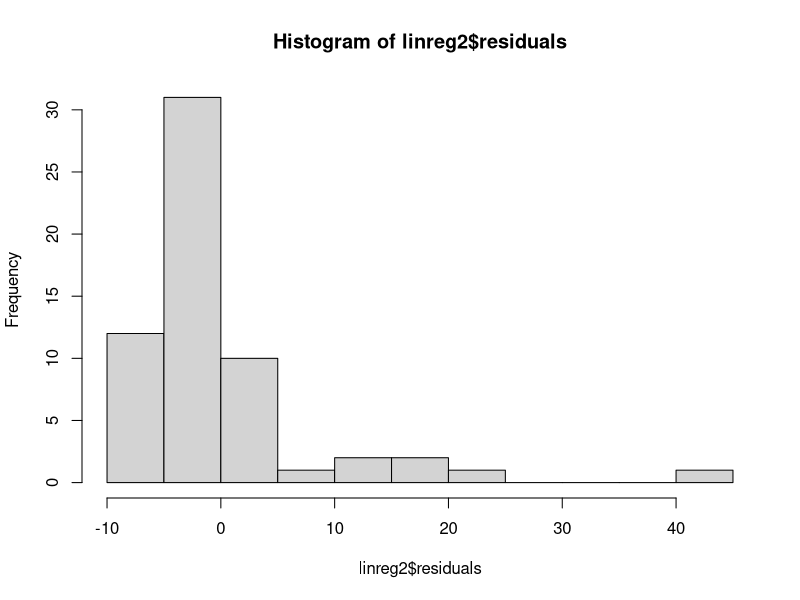
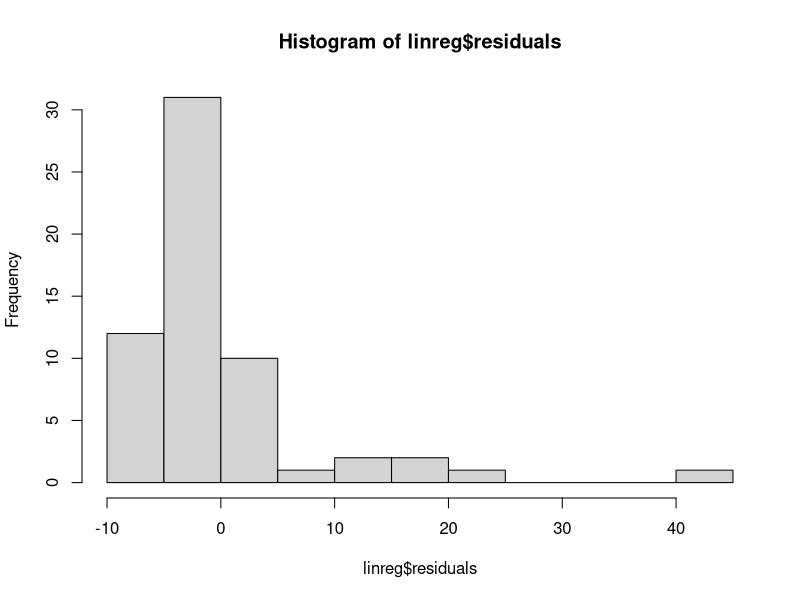

Write R code to recreate these figures, in order.
## ---- chunk 1
require("knitr")
#setwd()
opts_knit$set(root.dir = "C:/Users/slhscs402/Documents/IdeaProjects/DataScience/data")
## ---- chunk 2
setwd("C:/Users/slhscs402/Documents/IdeaProjects/DataScience/data")
Clothing.df <- read.csv("Clothing.csv", header=T)
attach(Clothing.df)
multreg.conditionplots <- function(df, predictornames, responsename){
  finalDf <- data.frame("a"=df[[predictornames[1]]])
  names(finalDf)[1] <- predictornames[1]
  for (index in seq_along(predictornames)) {
    if (index > 1) {
      finalDf$"a" <- df[[predictornames[index]]]
      names(finalDf)[index] <- predictornames[index]
    }
  }
  linreg2 <- lm(df[[responsename]] ~ ., data=finalDf)
  hist(linreg2$residuals)
}
multreg.conditionplots(Clothing.df, c("Amount"), "Recency")
linreg <- lm(Recency~Amount)
hist(linreg$residuals)
